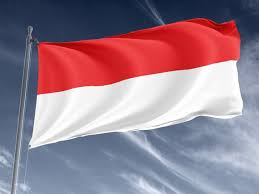
#> input picture assignment_1/fifth_question/image.jpg, 259 x 194 px, given in place of the camera
$ python image_processing.py   (older library calls are emulated)
#> lines starting #> are read from the running program, lines starting #| are printed output that depends on the picture; after the words box and inside, x2 and y2 are one past the last pixel; in counts of white or black regions, pixels touching at a corner belong together
#> in process_image, frame is the input picture: shape (194, 259, 3); mean B, G, R 141.4, 126.2, 149.9
import cv2
import numpy as np
import matplotlib.pyplot as plt

# Function for grey scaling
def grey_scale(image):
    return cv2.cvtColor(image, cv2.COLOR_BGR2GRAY)
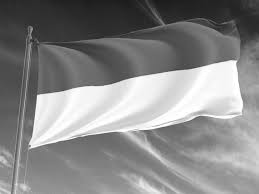
#> returned value: shape (194, 259); min 23, max 255, mean 135

# Function for thresholding to 2 levels (black and white)
def threshold_bw(image, threshold_value=128):
#> called with threshold_value = 128
    _, binary_image = cv2.threshold(image, threshold_value, 255, cv2.THRESH_BINARY)
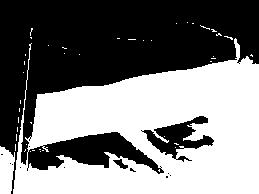
#> binary_image: shape (194, 259); 48.2% white; 44 white regions (42 under 20 px), largest, box (x1, y1, x2, y2) and area: (13, 38, 259, 194) 23461, (0, 146, 15, 194) 579
    return binary_image

# Function for thresholding to 16 grey levels
def threshold_16_levels(image):
    factor = 256 // 16  # Divide the range of 0-255 into 16 intervals
    quantized = (image // factor) * factor
    return quantized

# Function to apply Sobel filter and Canny edge detection
def edge_detection(image):
    sobel = cv2.Sobel(image, cv2.CV_64F, 1, 1, ksize=3)
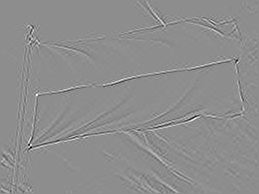
#> sobel: shape (194, 259) float64; min -168, max 134, mean 0; drawn with min black and max white
    sobel = cv2.convertScaleAbs(sobel)
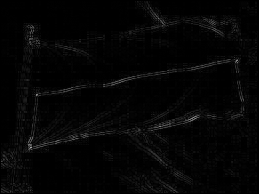
#> sobel: shape (194, 259); min 0, max 168, mean 5
    canny = cv2.Canny(image, 50, 150)
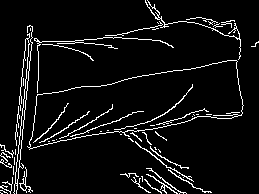
#> canny: shape (194, 259); 6.3% white in thin lines or dots
    return sobel, canny

# Function to apply Gaussian filter for noise removal (using a kernel)
def gaussian_blur(image, kernel_size=(5, 5)):
#> called with kernel_size = (5, 5)
    kernel = np.array([[1, 4, 6, 4, 1],
                       [4, 16, 24, 16, 4],
                       [6, 24, 36, 24, 6],
                       [4, 16, 24, 16, 4],
                       [1, 4, 6, 4, 1]]) / 256  # Normalize the kernel
    return cv2.filter2D(image, -1, kernel)
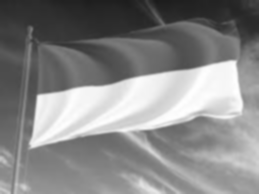
#> returned value: shape (194, 259); min 27, max 255, mean 135

# Function to sharpen an image
def sharpen_image(image):
    kernel = np.array([[0, -1, 0],
                       [-1, 5, -1],
                       [0, -1, 0]])  # Sharpening kernel
    return cv2.filter2D(image, -1, kernel)

# Function to capture and process image
def process_image():
    cap = cv2.VideoCapture(0)  # Open camera (use 1 for external camera if needed)

    if not cap.isOpened():
        print("Error: Could not open camera.")
        return

    print("Capturing image...")
    ret, frame = cap.read()
    cap.release()
    if not ret:
        print("Error: Cannot capture image.")
        return

    print("Processing image...")

    # Processing the captured image
    gray = grey_scale(frame)
    binary = threshold_bw(gray)
    grey_16 = threshold_16_levels(gray)
    sobel, canny = edge_detection(gray)
    blurred = gaussian_blur(gray)
    sharpened = sharpen_image(blurred)

    # Plot all images in a 2x4 grid using Matplotlib
    fig, axes = plt.subplots(2, 4, figsize=(12, 6))
    axes = axes.ravel()  # Flatten the axes array

    titles = ['Gray Scale', 'Binary Threshold', '16 Grey Levels',
              'Sobel Filter', 'Canny Edge', 'Gaussian Blur', 'Sharpened Image', 'RGB to BGR']
    images = [gray, binary, grey_16, sobel, canny, blurred, sharpened, cv2.cvtColor(sharpened, cv2.COLOR_RGB2BGR)]

    for i in range(8):
        axes[i].imshow(images[i], cmap='gray' if len(images[i].shape) == 2 else None)
        axes[i].set_title(titles[i])
        axes[i].axis('off')

    plt.tight_layout()
    plt.show()
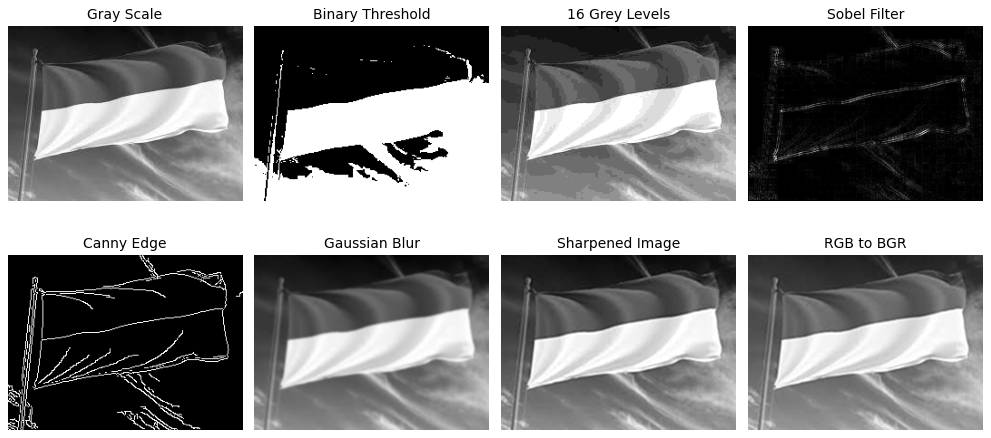
#> figure drawn by matplotlib, 8 panels

if __name__ == "__main__":
    process_image()
